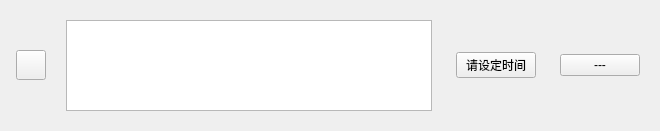
<?xml version="1.0" encoding="UTF-8"?>
<ui version="4.0">
 <class>todo_item</class>
 <widget class="QWidget" name="todo_item">
  <property name="geometry">
   <rect>
    <x>0</x>
    <y>0</y>
    <width>660</width>
    <height>131</height>
   </rect>
  </property>
  <property name="windowTitle">
   <string>Form</string>
  </property>
  <layout class="QHBoxLayout" name="horizontalLayout_3">
   <item>
    <widget class="QWidget" name="win_checkbox" native="true">
     <layout class="QHBoxLayout" name="horizontalLayout">
      <property name="spacing">
       <number>0</number>
      </property>
      <property name="leftMargin">
       <number>5</number>
      </property>
      <property name="topMargin">
       <number>5</number>
      </property>
      <property name="rightMargin">
       <number>5</number>
      </property>
      <property name="bottomMargin">
       <number>5</number>
      </property>
      <item>
       <widget class="QPushButton" name="pushButton">
        <property name="minimumSize">
         <size>
          <width>30</width>
          <height>30</height>
         </size>
        </property>
        <property name="maximumSize">
         <size>
          <width>30</width>
          <height>30</height>
         </size>
        </property>
        <property name="text">
         <string/>
        </property>
       </widget>
      </item>
     </layout>
    </widget>
   </item>
   <item>
    <widget class="QWidget" name="widget_2" native="true">
     <property name="sizePolicy">
      <sizepolicy hsizetype="Expanding" vsizetype="Expanding">
       <horstretch>7</horstretch>
       <verstretch>0</verstretch>
      </sizepolicy>
     </property>
     <layout class="QHBoxLayout" name="horizontalLayout_2">
      <item>
       <widget class="QPlainTextEdit" name="plainTextEdit">
        <property name="font">
         <font>
          <pointsize>16</pointsize>
         </font>
        </property>
       </widget>
      </item>
     </layout>
    </widget>
   </item>
   <item>
    <widget class="QWidget" name="widget_3" native="true">
     <property name="sizePolicy">
      <sizepolicy hsizetype="Expanding" vsizetype="Preferred">
       <horstretch>1</horstretch>
       <verstretch>0</verstretch>
      </sizepolicy>
     </property>
     <layout class="QHBoxLayout" name="horizontalLayout_4">
      <item>
       <widget class="QPushButton" name="pushButton_2">
        <property name="text">
         <string>请设定时间</string>
        </property>
       </widget>
      </item>
     </layout>
    </widget>
   </item>
   <item>
    <widget class="QWidget" name="widget_4" native="true">
     <property name="sizePolicy">
      <sizepolicy hsizetype="Expanding" vsizetype="Preferred">
       <horstretch>1</horstretch>
       <verstretch>0</verstretch>
      </sizepolicy>
     </property>
     <layout class="QHBoxLayout" name="horizontalLayout_5">
      <item>
       <widget class="QPushButton" name="pushButton_3">
        <property name="text">
         <string>---</string>
        </property>
       </widget>
      </item>
     </layout>
    </widget>
   </item>
  </layout>
 </widget>
 <resources/>
 <connections/>
</ui>
